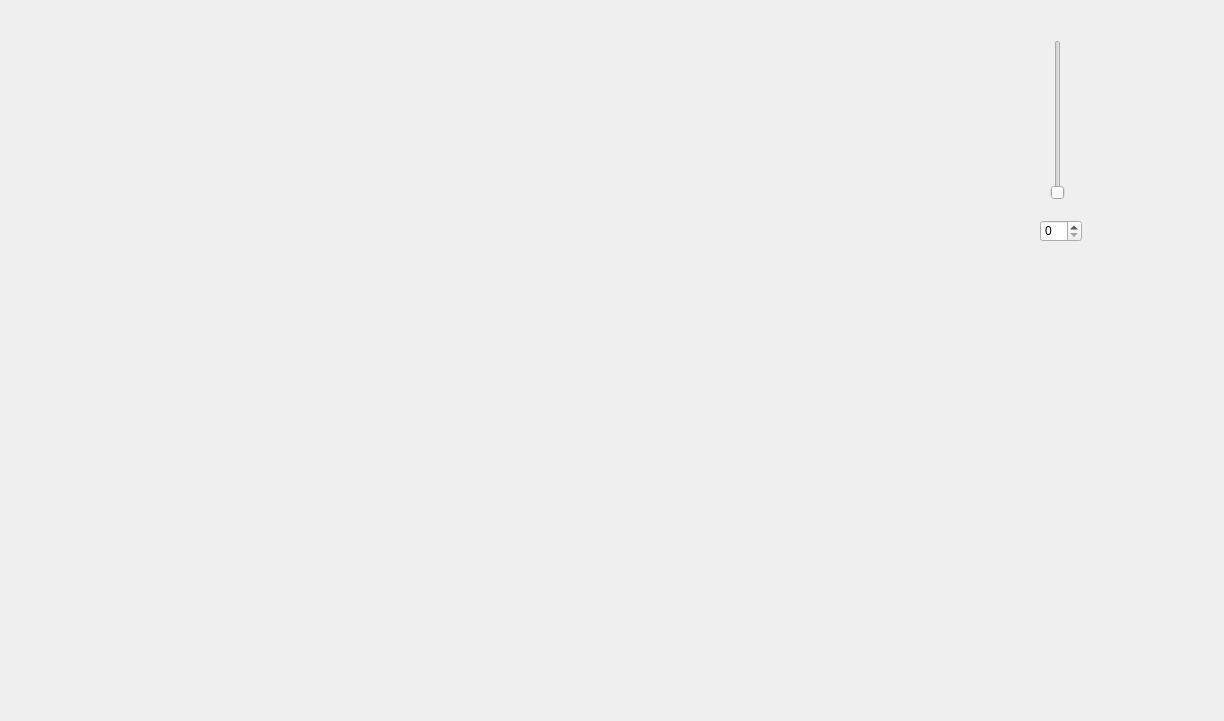
<?xml version="1.0" encoding="UTF-8"?>
<ui version="4.0">
 <class>GLWidget</class>
 <widget class="QWidget" name="GLWidget">
  <property name="geometry">
   <rect>
    <x>0</x>
    <y>0</y>
    <width>1224</width>
    <height>721</height>
   </rect>
  </property>
  <property name="windowTitle">
   <string>Form</string>
  </property>
  <widget class="QSlider" name="verticalSlider">
   <property name="geometry">
    <rect>
     <x>1050</x>
     <y>40</y>
     <width>16</width>
     <height>160</height>
    </rect>
   </property>
   <property name="orientation">
    <enum>Qt::Vertical</enum>
   </property>
  </widget>
  <widget class="QSpinBox" name="spinBox">
   <property name="geometry">
    <rect>
     <x>1040</x>
     <y>220</y>
     <width>42</width>
     <height>22</height>
    </rect>
   </property>
  </widget>
 </widget>
 <resources/>
 <connections/>
</ui>
